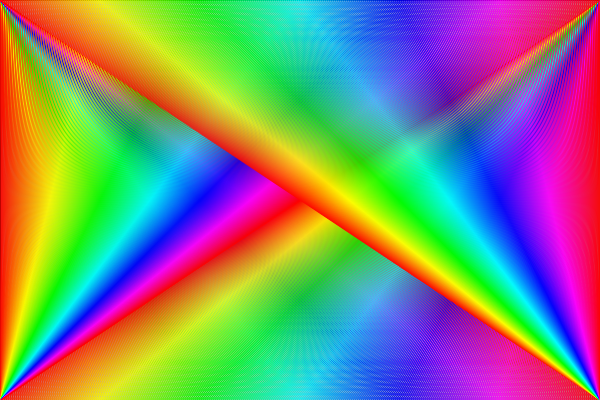
Frame 1 (no input)
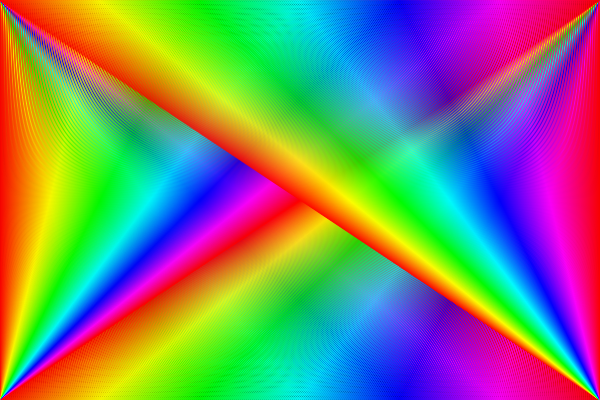
Frame 60 (the mouse pressed at the canvas centre just before this capture)
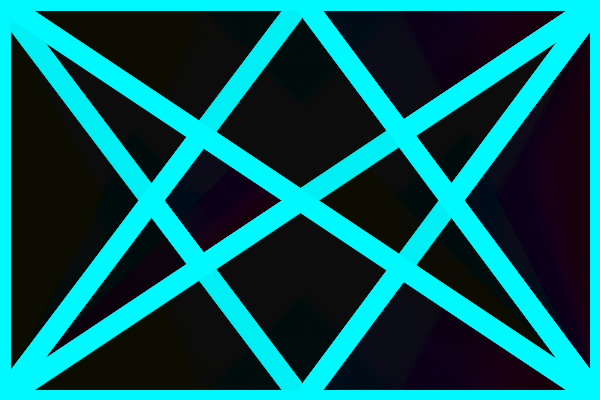
Frame 120 (the mouse held since frame 60 and released just before this capture)

The Processing sketch that drew these frames (run headless with seeded random() and noise(); from frame 60 on, the mouse is pressed at the canvas centre):

// Processing sketch: processing_100634
// ── processing_100634.pde

void setup() {
  size(600, 400);
  smooth();
  colorMode(HSB,360,100,100);
}

float steps = 20;

void draw() {
  //  background(0);
  fill(0, 10);
  rect(0, 0, width, height);
  steps = mouseX+2;

//  stroke(360);
  strokeWeight(map(mouseY, 0, height, 0.5, 40));
  //noFill();
  beginShape(TRIANGLE_FAN);
  vertex(0, 0);
  for (float i = 0; i<=width; i+=steps) {
stroke(map(i,0,width,0,360),100,100);
    vertex(i, height);
  }

  endShape();

  beginShape(TRIANGLE_FAN);
  vertex(width, 0);

  for (float i = 0; i<=width; i+=steps) {
    stroke(map(i,0,width,0,360),100,100);
    vertex(i, height);
  }

  endShape();





  beginShape(TRIANGLE_FAN);
  vertex(0, height);

  for (float i = 0; i<=width; i+=steps) {
    stroke(map(i,0,width,0,360),100,100);
    vertex(i, 0);
  }

  endShape();

  beginShape(TRIANGLE_FAN);
  vertex(width, height);

  for (float i = 0; i<=width; i+=steps) {
    stroke(map(i,0,width,0,360),100,100);
    vertex(i, 0);
  }

  endShape();



//
//  beginShape(TRIANGLE_FAN);
//  vertex(0, 0);
//
//  for (float i = 0; i<=height; i+=steps) {
//    stroke(map(i,0,height,0,360),100,100);
//    vertex(width, i);
//  }
//
//  endShape();
//
//  beginShape(TRIANGLE_FAN);
//  vertex(width, 0);
//
//  for (float i = 0; i<=height; i+=steps) {
//    stroke(map(i,0,height,0,360),100,100);
//    vertex(0, i);
//  }
//
//  endShape();
//
//
//
//  beginShape(TRIANGLE_FAN);
//  vertex(0, height);
//
//  for (float i = 0; i<=height; i+=steps) {
//    stroke(map(i,0,height,0,360),100,100);
//    vertex(width, i);
//  }
//
//  endShape();
//
//  beginShape(TRIANGLE_FAN);
//  vertex(width, height);
//
//  for (float i = 0; i<=height; i+=steps) {
//    stroke(map(i,0,height,0,360),100,100);
//    vertex(0, i);
//  }
//
//  endShape();
}
